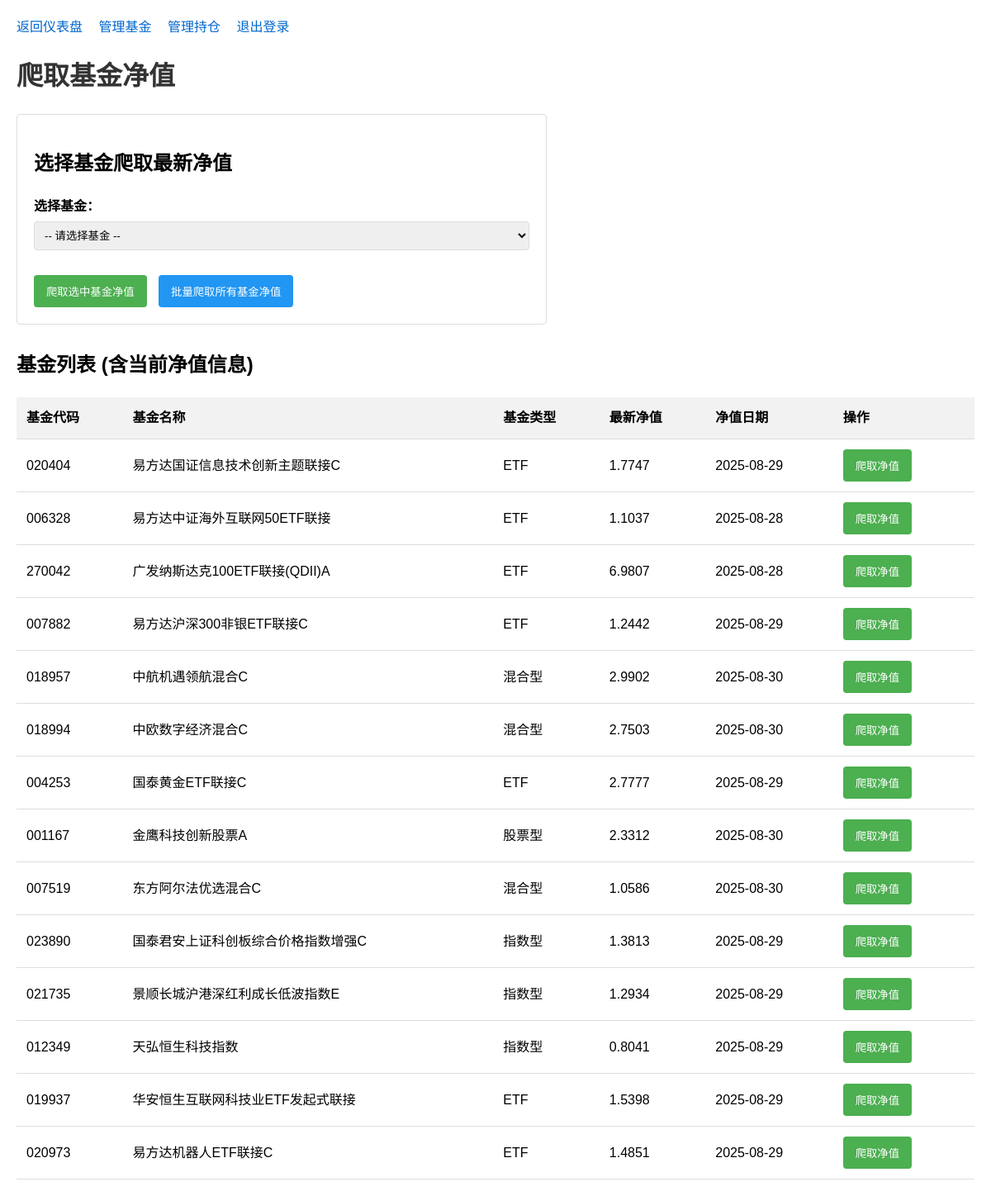
The page /crawl_fund_nav (signed in) on the database as committed earlier.
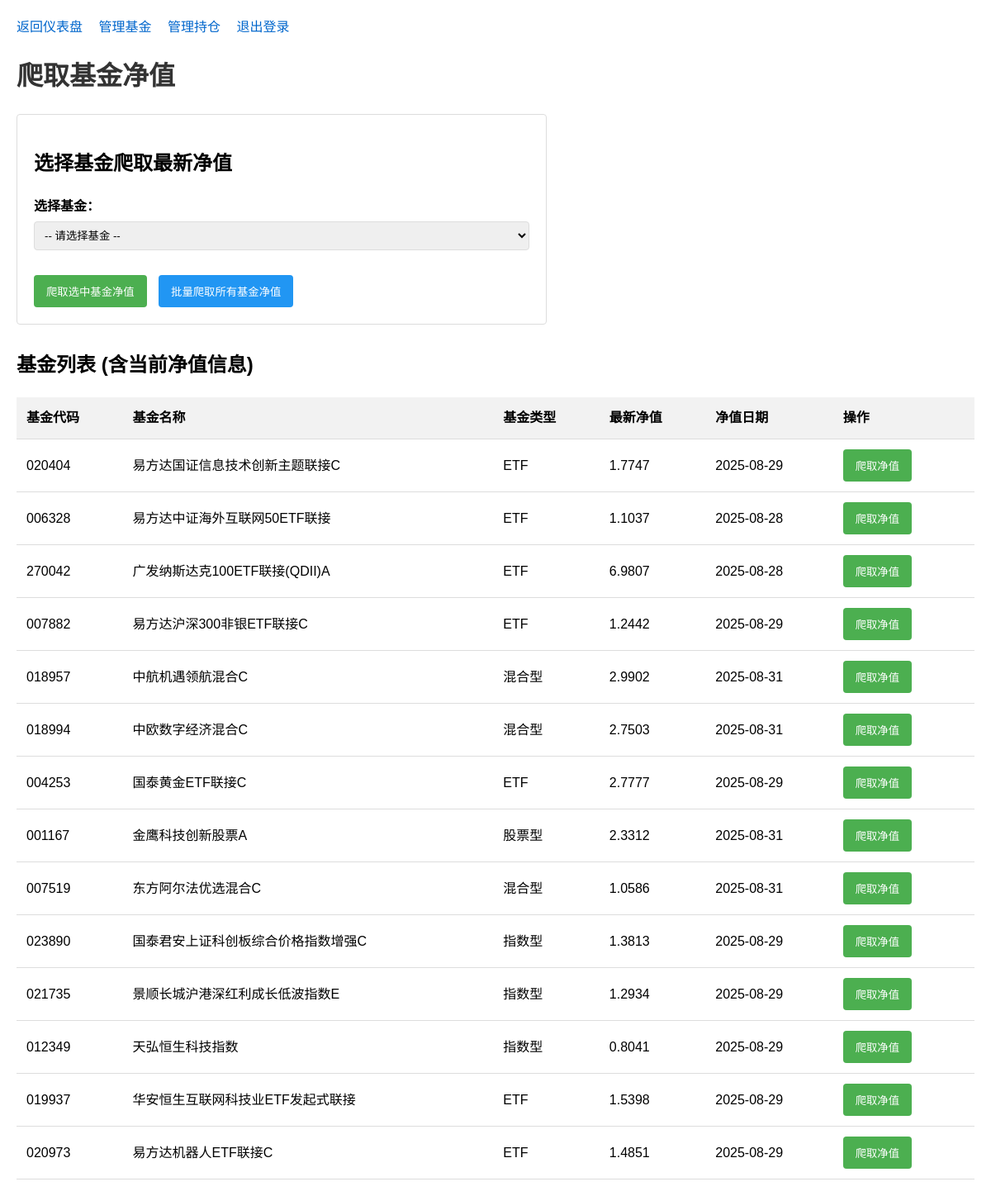
The same page on the database as committed later.
### simple_app.py (models this page shows)
class Fund(db.Model):
    id = db.Column(db.Integer, primary_key=True)
    code = db.Column(db.String(20), unique=True, nullable=False)
    name = db.Column(db.String(100), nullable=False)
    fund_type = db.Column(db.String(50))
    latest_nav = db.Column(db.Float)
    nav_date = db.Column(db.DateTime)
    positions = db.relationship('Position', backref='fund', lazy=True)

### simple_app.py (the view, shortened to what this page needs)
@app.route('/crawl_fund_nav', methods=['GET', 'POST'])
@login_required
def crawl_fund_nav():
    if not current_user.is_main_account:
        flash('只有管理员账户可以执行此操作', 'error')
        return redirect(url_for('dashboard'))
    funds = Fund.query.all()
    return render_template('crawl_fund_nav.html', funds=funds)

### simple_app.py (called while the page is built)
@login_manager.user_loader
def load_user(user_id):
    return User.query.get(int(user_id))

### templates/crawl_fund_nav.html (shortened to what this page needs)
<!DOCTYPE html>
<html lang="zh-CN">
<head>
</head>
<body>
    <div class="nav">
        <a href="{{ url_for('dashboard') }}">返回仪表盘</a>
        <a href="{{ url_for('manage_funds') }}">管理基金</a>
        <a href="{{ url_for('manage_positions') }}">管理持仓</a>
        <a href="{{ url_for('logout') }}">退出登录</a>
    </div>
    <h1>爬取基金净值</h1>
    <div class="action-box">
        <h2>选择基金爬取最新净值</h2>
        <form method="POST">
            <label for="fund_id">选择基金：</label>
            <select id="fund_id" name="fund_id">
                <option value="">-- 请选择基金 --</option>
            </select>
            <div style="margin-top: 15px;">
                <button type="submit">爬取选中基金净值</button>
                <button type="submit" class="batch-btn" name="batch" value="true" onclick="return confirm('确定要爬取所有基金的净值吗？这可能需要一些时间。');">批量爬取所有基金净值</button>
            </div>
        </form>
    </div>
    <h2>基金列表 (含当前净值信息)</h2>
    <table>
        <thead>
            <tr>
                <th>基金代码</th>
                <th>基金名称</th>
                <th>基金类型</th>
                <th>最新净值</th>
                <th>净值日期</th>
                <th>操作</th>
            </tr>
        </thead>
        <tbody>
            {% if funds %}
                {% for fund in funds %}
                    <tr>
                        <td>{{ fund.code }}</td>
                        <td>{{ fund.name }}</td>
                        <td>{{ fund.fund_type }}</td>
                        <td>{{ fund.latest_nav if fund.latest_nav else '暂无' }}</td>
                        <td>{{ fund.nav_date.strftime('%Y-%m-%d') if fund.nav_date else '暂无' }}</td>
                        <td>
                            <form method="POST" style="display: inline;">
                                <button type="submit">爬取净值</button>
                            </form>
                        </td>
                    </tr>
                {% endfor %}
            {% else %}
                <tr>
                    <td colspan="6">暂无基金数据，请先添加基金</td>
                </tr>
            {% endif %}
        </tbody>
    </table>
</body>
</html>

### templates/crawl_fund_nav.html (style rules this page uses)
body { font-family: Arial, sans-serif; margin: 20px; line-height: 1.6; }
h1 { color: #333; margin-bottom: 20px; }
.nav { margin-bottom: 20px; }
.nav a { margin-right: 15px; text-decoration: none; color: #0066cc; }
.action-box { margin-bottom: 30px; padding: 20px; border: 1px solid #ddd; border-radius: 4px; max-width: 600px; }
label { display: block; margin-bottom: 5px; font-weight: bold; }
select { width: 100%; padding: 8px; margin-bottom: 15px; border: 1px solid #ddd; border-radius: 4px; box-sizing: border-box; }
button { padding: 10px 15px; background-color: #4CAF50; color: white; border: none; border-radius: 4px; cursor: pointer; margin-right: 10px; }
.batch-btn { background-color: #2196F3; }
table { width: 100%; border-collapse: collapse; margin-top: 20px; }
th, td { padding: 12px; text-align: left; border-bottom: 1px solid #ddd; }
th { background-color: #f2f2f2; }

Rows that differ between the two databases and show on the page:
changed Fund "中航机遇领航混合C": nav_date "2025-08-30" → "2025-08-31"
changed Fund "中欧数字经济混合C": nav_date "2025-08-30" → "2025-08-31"
changed Fund "金鹰科技创新股票A": nav_date "2025-08-30" → "2025-08-31"
changed Fund "东方阿尔法优选混合C": nav_date "2025-08-30" → "2025-08-31"
